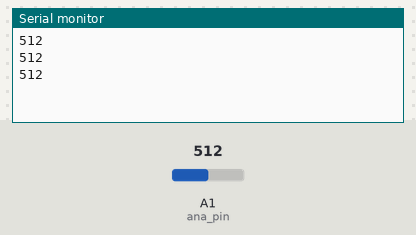
Recording of a sketch running on a simulated Arduino Uno, built with avr-gcc and run on an emulated ATmega328P. Parts: the last lines printed to the serial monitor. Inputs (shaded band) come from the test bench; at power-on: A1 (ana_pin) = 512.

Above: at 1.3 s.
1.4 s: A1 (ana_pin) set to 716
At 1.9 s:
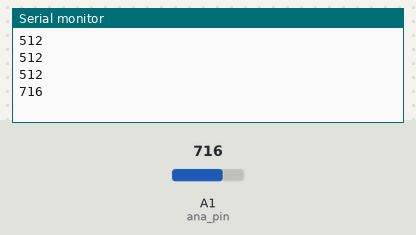
2.9 s: A1 (ana_pin) set to 900
At 3.4 s:
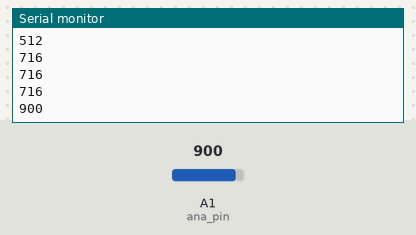
Timing chart, 0 to 5.9 s (numbered marks = the images above; inputs shaded):
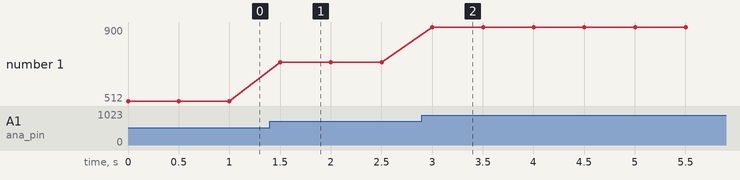

Measured:
- after the input at 1.4 s, the serial monitor: prints a new line after 0.10 s (image 1)
- after the input at 2.9 s, the serial monitor: prints a new line after 0.10 s (image 2)
- plotted number 1: 512 → 716 after the input at 1.4 s, 716 → 900 after the input at 2.9 s

The sketch:

sensorRead.ino
```cpp
//Show the value of a sensor
int ana_pin = 1;

void setup() {
  analogReference(DEFAULT); //Unnecessaty since it done by default
  Serial.begin(9600);
}

void loop() {
  Serial.println(analogRead(ana_pin));
  delay(500);
}
```
